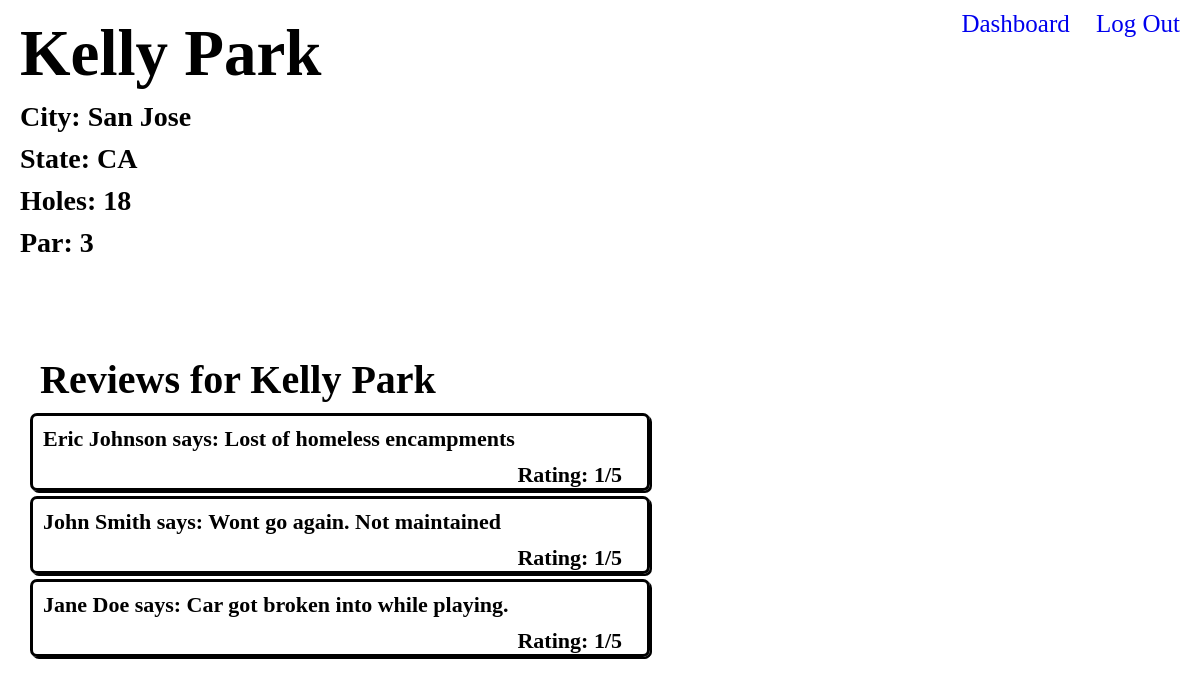
The app's page /course/26 with its own data.
### main/models.py (models this page shows)
class Course(models.Model):
    name = models.CharField(max_length=255)
    city = models.CharField(max_length=255)
    state = models.CharField(max_length=255)
    number_of_holes = models.IntegerField()
    par = models.IntegerField()
    liked_by = models.ManyToManyField(User, related_name="liked_courses")
    created_by = models.ForeignKey(User, related_name="creator", on_delete=models.CASCADE)
    create_at = models.DateTimeField(auto_now_add=True)
    updated_at = models.DateTimeField(auto_now=True)
    objects = CourseManager()

class Review(models.Model):
    content = models.CharField(max_length=255)
    rating = models.IntegerField()
    author = models.ForeignKey(User, related_name="reviews_left", on_delete=models.CASCADE)
    course_for = models.ForeignKey(Course, related_name="reviews", on_delete=models.CASCADE)
    create_at = models.DateTimeField(auto_now_add=True)
    updated_at = models.DateTimeField(auto_now=True)

class User(models.Model):
    fname = models.CharField(max_length=656)
    lname = models.CharField(max_length=656)
    email = models.CharField(max_length=656)
    password = models.CharField(max_length=656)
    create_at = models.DateTimeField(auto_now_add=True)
    updated_at = models.DateTimeField(auto_now=True)
    objects = UserManager()

### main/views.py (the view)
# urls.py: path('course/<int:course_id>', views.one_course),
def one_course(request, course_id):
    context = {
        'course': Course.objects.get(id=course_id)
    }
    return render(request, "one_course.html", context)

### main/templates/one_course.html (shortened to what this page needs)
<!DOCTYPE html>
<html lang="en">
<head>
    {% load static %}
    <link rel="stylesheet" href="{% static '/one_course.css' %}">
</head>
<body>
    <div class="body-wrapper">
        <div class="top-content">
            <header>
                    <div class="top-links">
                        <a href="/dashboard">Dashboard</a>
                        <a href="/logout">Log Out</a>
                    </div>
            </header>
            <div class="course-content">
                <h2 class="top-name text-shadow">{{course.name}}</h2>
                <h4 class="text-shadow">City: {{course.city}}</h4>
                <h4 class="text-shadow">State: {{course.state}}</h4>
                <h4 class="text-shadow">Holes: {{course.number_of_holes}}</h4>
                <h4 class="text-shadow">Par: {{course.par}}</h4>
            </div>
        </div>
        <div class="lower-content">
            <div class="reviews">
                <h2>Reviews for {{course.name}}</h2>
                {% for review in course.reviews.all %}
                <div class="individual-reviews">
                        <p class="name-and-review">{{review.author.fname}} {{review.author.lname}} says: {{review.content}}</p>
                        <p class="rating">Rating: {{review.rating}}/5</p>
                    </div>
                    {% endfor %}
            </div>
        </div>
    </div>
</body>
</html>

### main/static/one_course.css (style rules this page uses)
* { width: 100%; padding: 0px; margin: 0px; box-sizing: border-box; }
body { background-image: url('https://www.innovadiscs.com/wp-content/uploads/2015/06/course-target-featured.jpg'); background-repeat: no-repeat; background-attachment: scroll; background-size: cover; }
.text-shadow { text-shadow: 2px 2px white; }
.top-links { text-align: right; margin-right: 10px; padding: 10px 10px 0px 0px; font-size: 25px; text-shadow: 2px 2px white; }
.course-content { border-radius: 10px; height: 300px; margin: 10px; }
h2 { margin: 10px; font-size: 40px; }
h4 { margin: 10px; font-size: 28px; }
h2.top-name { font-size: 65px; margin: -32px 10px 10px 10px; }
p { margin: 10px 10px 10px 40px; font-size: 22px; }
p.rating { margin: 10px 20px 0px 0px; text-align: right; padding-right: 25px; }
a { margin: 10px; text-decoration: none; }
div.lower-content { color: black; width: 55%; font-weight: bold; }
.reviews { background-color: rgba(255,255,255,.8); border-radius: 35px; padding: 10px; max-height: 400px; overflow: scroll; }
.lower-content { margin: 10px; padding: 10px; }
.individual-reviews { border: 3px solid; box-shadow: 2px 2px; margin: 5px 0px 0px 0px; border-radius: 7px; }
.name-and-review { margin-left: 10px; }

### records on screen
Course: name "Kelly Park", city "San Jose", state "CA", number_of_holes "18", par "3"
Review: author.fname "Eric", author.lname "Johnson", content "Lost of homeless encampments", rating "1"
Review: author.fname "John", author.lname "Smith", content "Wont go again. Not maintained", rating "1"
Review: author.fname "Jane", author.lname "Doe", content "Car got broken into while playing.", rating "1"
